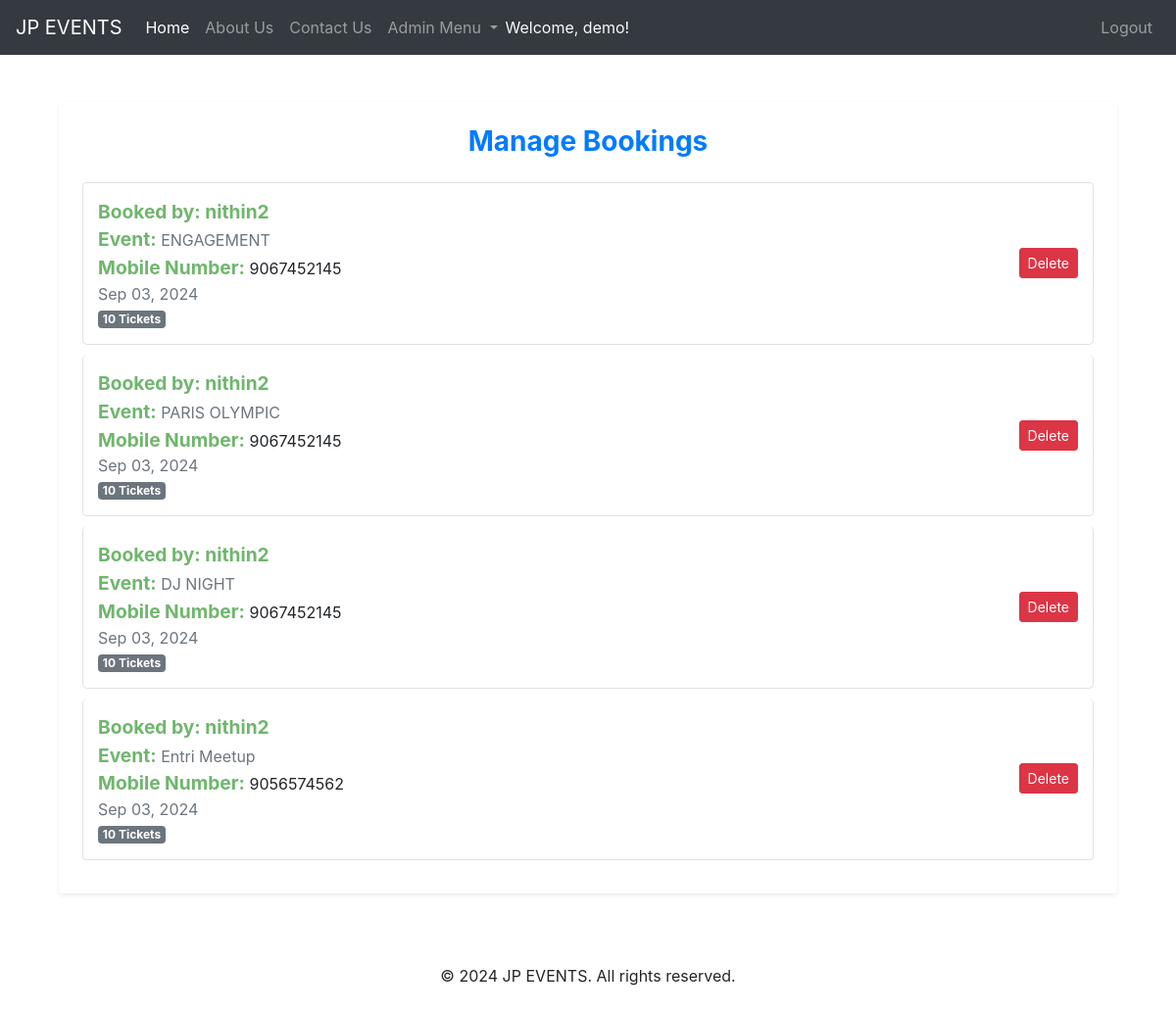
Page /manage_booking/ (signed in) on the committed database.
### booking/models.py (models this page shows, shortened)
class Booking(models.Model):
    Cust_name = models.CharField(max_length=25)
    Cust_phno = models.CharField(max_length=12)
    name = models.ForeignKey(Events, on_delete=models.CASCADE, related_name='event_bookings')
    booking_date = models.DateField(default=datetime.date.today)
    booked_on = models.DateField(auto_now=True)
    no_of_tickets = models.PositiveIntegerField(default=1)

### events/models.py (models this page shows)
class Events(models.Model):
    img=models.ImageField(upload_to='pic')
    name=models.CharField(max_length=50)
    venue=models.CharField(max_length=50)
    Date=models.DateField()
    rate=models.IntegerField()
    tickets_count = models.PositiveIntegerField(default=0)
    Booking_Closes_on=models.DateField()
    def __str__(self):
        return self.name

### booking/views.py (the view)
# urls.py: path('manage_booking/', views.manage_bookings, name='manage_booking'),
@superuser_required
def manage_bookings(request):
    bookings = Booking.objects.all()
    if request.method == 'POST':
        booking_id = request.POST.get('booking_id')
        booking = get_object_or_404(Booking, id=booking_id)
        restore_tickets_and_delete_booking(booking)
        messages.success(request, 'Booking successfully deleted.')
        return redirect('manage_booking')
    context = {
        'bookings': bookings
    }
    return render(request, 'manage_booking.html', context)

### booking/views.py (called while the page is built)
def superuser_required(view_func):
    decorated_view_func = user_passes_test(lambda u: u.is_superuser)(view_func)
    return decorated_view_func

### templates/manage_booking.html (shortened to what this page needs)
{% extends "base.html" %}
{% load static %}
{% block style %}
    <link rel="stylesheet" href="{% static 'media/css/managebk.css' %}">
{% endblock %}
{% block content %}
<div class="container my-5">
    <div class="manage-bookings-container p-4 shadow-sm bg-white rounded">
        <h2 class="mb-4 text-center text-primary">Manage Bookings</h2>
        {% if bookings %}
            <ul class="booking-list list-group">
                {% for booking in bookings %}
                    <li class="booking-item list-group-item d-flex justify-content-between align-items-center">
                        <div>
                            <strong>Booked by: </strong><strong>{{ booking.Cust_name }}</strong><br>
                            <span class="text-muted"><strong>Event: </strong>{{ booking.name }}</span><br>
                            <strong>Mobile Number: </strong> {{ booking.Cust_phno }}</span><br>
                            <span class="text-muted">{{ booking.booking_date|date:"M d, Y" }}</span><br>
                            <span class="badge badge-secondary">{{ booking.no_of_tickets }} Tickets</span>
                        </div>
                        <form method="post" class="mb-0">
                            <button type="submit" class="btn btn-danger btn-sm">Delete</button>
                        </form>
                    </li>
                {% endfor %}
            </ul>
        {% else %}
            <div class="alert alert-info text-center">
                <p class="mb-0">No bookings available.</p>
            </div>
        {% endif %}
    </div>
</div>
{% endblock %}

### templates/base.html (shortened to what this page needs)
{% load static %}
<!DOCTYPE html>
<html lang="en">
<head>
    <link rel="stylesheet" href="https://maxcdn.bootstrapcdn.com/bootstrap/4.5.2/css/bootstrap.min.css">
    {% block style %}{% endblock %}
</head>
<body>
    <nav class="navbar navbar-expand-lg navbar-dark bg-dark">
        <a class="navbar-brand" href="#">JP EVENTS</a>
        <div class="collapse navbar-collapse" id="navbarNav">
            <ul class="navbar-nav mr-auto">
                <li class="nav-item">
                    <a class="nav-link active" href="{% url 'home' %}">Home</a>
                </li>
                <li class="nav-item">
                    <a class="nav-link" href="{% url 'about' %}">About Us</a>
                </li>
                <li class="nav-item">
                    <a class="nav-link" href="{% url 'contact' %}">Contact Us</a>
                </li>
                {% if user.is_authenticated %}
                    {% if user.is_superuser %}
                        <li class="nav-item dropdown">
                            <a class="nav-link dropdown-toggle" href="#" id="superuserDropdown" role="button" data-toggle="dropdown" aria-expanded="false">
                                Admin Menu
                            </a>
                        </li>
                    {% endif %}
                    <li class="nav-item">
                        <span class="navbar-text text-light">
                            Welcome, {{ user.username }}!
                        </span>
                    </li>
                {% endif %}
            </ul>
            {% if user.is_authenticated %}
                <ul class="navbar-nav ml-auto">
                    <li class="nav-item">
                        <a class="nav-link" href="{% url 'logout' %}">Logout</a>
                    </li>
                </ul>
            {% endif %}
        </div>
    </nav>
    <div class="container">
        {% block content %}{% endblock %}
    </div>
    <footer class="text-center py-4">
        <p>&copy; 2024 JP EVENTS. All rights reserved.</p>
    </footer>
</body>
</html>

### static/media/css/managebk.css (style rules this page uses)
.manage-bookings-container { background-color: #f8f9fa; border-radius: 8px; padding: 20px; box-shadow: 0 4px 8px rgba(0, 0, 0, 0.1); }
.manage-bookings-container h2 { font-size: 1.75rem; font-weight: bold; color: #007bff; margin-bottom: 20px; }
.booking-item { border: 1px solid #dee2e6; padding: 15px; margin-bottom: 10px; border-radius: 5px; transition: background-color 0.3s, transform 0.2s; }
.booking-item strong { font-size: 1.2rem; color: #6fb66d; }
.booking-item .text-muted { font-size: 0.9 }

### rows in the picture
Booking: Cust_name "nithin2", name "ENGAGEMENT", Cust_phno "9067452145", booking_date "Sep 03, 2024", no_of_tickets "10"
Booking: Cust_name "nithin2", name "PARIS OLYMPIC", Cust_phno "9067452145", booking_date "Sep 03, 2024", no_of_tickets "10"
Booking: Cust_name "nithin2", name "DJ NIGHT", Cust_phno "9067452145", booking_date "Sep 03, 2024", no_of_tickets "10"
Booking: Cust_name "nithin2", name "Entri Meetup", Cust_phno "9056574562", booking_date "Sep 03, 2024", no_of_tickets "10"

### other values in the picture
{{ user.username }} "demo"
